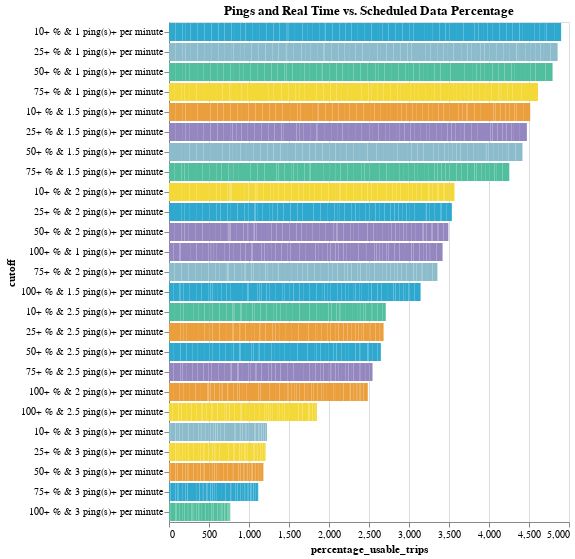

The cell this chart's notebook holds for it:
### Code cell
threshold_utils.bar_chart(valid2, "percentage_usable_trips", "cutoff",
['_gtfs_dataset_name','gtfs_dataset_key','n_trips',
 'cutoff', 'percentage_usable_trips'], "Pings and Real Time vs. Scheduled Data Percentage").add_selection(selection).transform_filter(selection).interactive()

### Figure 1 — Vega-Lite specification as saved in the notebook (floating-point values rounded to 4 significant figures; data arrays with more than 128 entries replaced by an {"elided": "..."} marker saying what was removed)
{"config": {"view": {"continuousWidth": 400, "continuousHeight": 300}}, "data": {"name": "data-f0a3e781c65414058feca9531b036828"}, "mark": "bar", "encoding": {"color": {"field": "cutoff", "legend": null, "scale": {"range": ["#2EA8CE", "#EB9F3C", "#F4D837", "#51BF9D", "#8CBCCB", "#9487C0"]}, "type": "nominal"}, "tooltip": [{"field": "_gtfs_dataset_name", "type": "nominal"}, {"field": "gtfs_dataset_key", "type": "nominal"}, {"field": "n_trips", "type": "quantitative"}, {"field": "cutoff", "type": "nominal"}, {"field": "percentage_usable_trips", "type": "quantitative"}], "x": {"field": "percentage_usable_trips", "sort": {"field": "percentage_usable_trips", "order": "descending"}, "type": "quantitative"}, "y": {"field": "cutoff", "sort": {"field": "percentage_usable_trips", "order": "descending"}, "type": "nominal"}}, "selection": {"selector010": {"type": "single", "fields": ["_gtfs_dataset_name"], "bind": {"input": "select", "options": [null, "Antelope Valley Transit Authority Vehicle Positions", "Banning Pass Vehicle Positions", "Bay Area 511 AC Transit Vehicle Position", "Bay Area 511 Caltrain VehiclePositions", "Bay Area 511 County Connection VehiclePositions", "Bay Area 511 Dumbarton Express VehiclePositions", "Bay Area 511 Emery Go-Round VehiclePositions", "Bay Area 511 Fairfield and Suisun Transit Vehicle Positions", "Bay Area 511 Golden Gate Transit Vehicle Positions", "Bay Area 511 MVGO VehiclePositions", "Bay Area 511 Marin VehiclePositions", "Bay Area 511 Muni VehiclePositions", "Bay Area 511 Petaluma VehiclePositions", "Bay Area 511 SamTrans VehiclePositions", "Bay Area 511 San Francisco Bay Ferry VehiclePositions", "Bay Area 511 Santa Clara Transit VehiclePositions", "Bay Area 511 Santa Rosa CityBus VehiclePositions", "Bay Area 511 SolTrans VehiclePositions", "Bay Area 511 Sonoma County Transit Vehicle Positions", "Bay Area 511 Sonoma-Marin Area Rail Transit VehiclePositions", "Bay Area 511 Tri Delta VehiclePositions", "Bay Area 511 Tri-Valley Wheels VehiclePositions", "Bay Area 511 Union City Transit VehiclePositions", "Bay Area 511 Vine Transit VehiclePositions", "Bay Area 511 WestCAT VehiclePositions", "Beach Cities VehiclePositions", "Bear Vehicle Positions", "Big Blue Bus VehiclePositions", "BruinBus Vehicle Positions", "Burbank VehiclePositions", "Commerce VehiclePositions", "Culver City VehiclePositions", "Eastern Sierra Vehicle Positions", "Elk Grove VehiclePositions", "Foothill Vehicle Positions", "Fresno Vehicle Positions", "GET VehiclePositions", "Humboldt Vehicle Positions", "Kings Vehicle Positions", "LA DOT VehiclePositions", "LA Metro Bus Vehicle Positions", "LA Metro Rail Vehicle Positions", "Lake Vehicle Positions", "Long Beach VehiclePositions", "Madera County Connection Vehicle Positions", "Monterey Salinas VehiclePositions", "Nevada County Vehicle Positions", "North County Vehicle Positions", "Norwalk Vehicle Positions", "OCTA VehiclePositions", "Pasadena VehiclePositions", "PresidiGo VehiclePositions", "Redding Vehicle Positions", "Riverside VehiclePositions", "SBMTD VehiclePositions", "San Diego Vehicle Positions", "Santa Clarita VehiclePositions", "Santa Maria Vehicle Positions", "Santa Ynez Vehicle Positions", "StanRTA Vehicle Positions", "Tahoe Transportation Vehicle Positions", "Torrance Swiftly Vehicle Positions", "Torrance Vehicle Positions", "Turlock Vehicle Positions", "Unitrans Vehicle Positions", "VCTC Vehicle Positions", "Victor Valley Vehicle Position", "Visalia VehiclePositions", "WeHo Vehicle Positions", "Yolobus Vehicle Positions"], "labels": ["All", "Antelope Valley Transit Authority Vehicle Positions", "Banning Pass Vehicle Positions", "Bay Area 511 AC Transit Vehicle Position", "Bay Area 511 Caltrain VehiclePositions", "Bay Area 511 County Connection VehiclePositions", "Bay Area 511 Dumbarton Express VehiclePositions", "Bay Area 511 Emery Go-Round VehiclePositions", "Bay Area 511 Fairfield and Suisun Transit Vehicle Positions", "Bay Area 511 Golden Gate Transit Vehicle Positions", "Bay Area 511 MVGO VehiclePositions", "Bay Area 511 Marin VehiclePositions", "Bay Area 511 Muni VehiclePositions", "Bay Area 511 Petaluma VehiclePositions", "Bay Area 511 SamTrans VehiclePositions", "Bay Area 511 San Francisco Bay Ferry VehiclePositions", "Bay Area 511 Santa Clara Transit VehiclePositions", "Bay Area 511 Santa Rosa CityBus VehiclePositions", "Bay Area 511 SolTrans VehiclePositions", "Bay Area 511 Sonoma County Transit Vehicle Positions", "Bay Area 511 Sonoma-Marin Area Rail Transit VehiclePositions", "Bay Area 511 Tri Delta VehiclePositions", "Bay Area 511 Tri-Valley Wheels VehiclePositions", "Bay Area 511 Union City Transit VehiclePositions", "Bay Area 511 Vine Transit VehiclePositions", "Bay Area 511 WestCAT VehiclePositions", "Beach Cities VehiclePositions", "Bear Vehicle Positions", "Big Blue Bus VehiclePositions", "BruinBus Vehicle Positions", "Burbank VehiclePositions", "Commerce VehiclePositions", "Culver City VehiclePositions", "Eastern Sierra Vehicle Positions", "Elk Grove VehiclePositions", "Foothill Vehicle Positions", "Fresno Vehicle Positions", "GET VehiclePositions", "Humboldt Vehicle Positions", "Kings Vehicle Positions", "LA DOT VehiclePositions", "LA Metro Bus Vehicle Positions", "LA Metro Rail Vehicle Positions", "Lake Vehicle Positions", "Long Beach VehiclePositions", "Madera County Connection Vehicle Positions", "Monterey Salinas VehiclePositions", "Nevada County Vehicle Positions", "North County Vehicle Positions", "Norwalk Vehicle Positions", "OCTA VehiclePositions", "Pasadena VehiclePositions", "PresidiGo VehiclePositions", "Redding Vehicle Positions", "Riverside VehiclePositions", "SBMTD VehiclePositions", "San Diego Vehicle Positions", "Santa Clarita VehiclePositions", "Santa Maria Vehicle Positions", "Santa Ynez Vehicle Positions", "StanRTA Vehicle Positions", "Tahoe Transportation Vehicle Positions", "Torrance Swiftly Vehicle Positions", "Torrance Vehicle Positions", "Turlock Vehicle Positions", "Unitrans Vehicle Positions", "VCTC Vehicle Positions", "Victor Valley Vehicle Position", "Visalia VehiclePositions", "WeHo Vehicle Positions", "Yolobus Vehicle Positions"], "name": "Operator"}}, "selector014": {"type": "interval", "bind": "scales", "encodings": ["x", "y"]}}, "title": "Pings and Real Time vs. Scheduled Data Percentage", "transform": [{"filter": {"selection": "selector010"}}], "$schema": "https://vega.github.io/schema/vega-lite/v4.17.0.json", "datasets": {"data-f0a3e781c65414058feca9531b036828": {"elided": "1573 records"}}}
